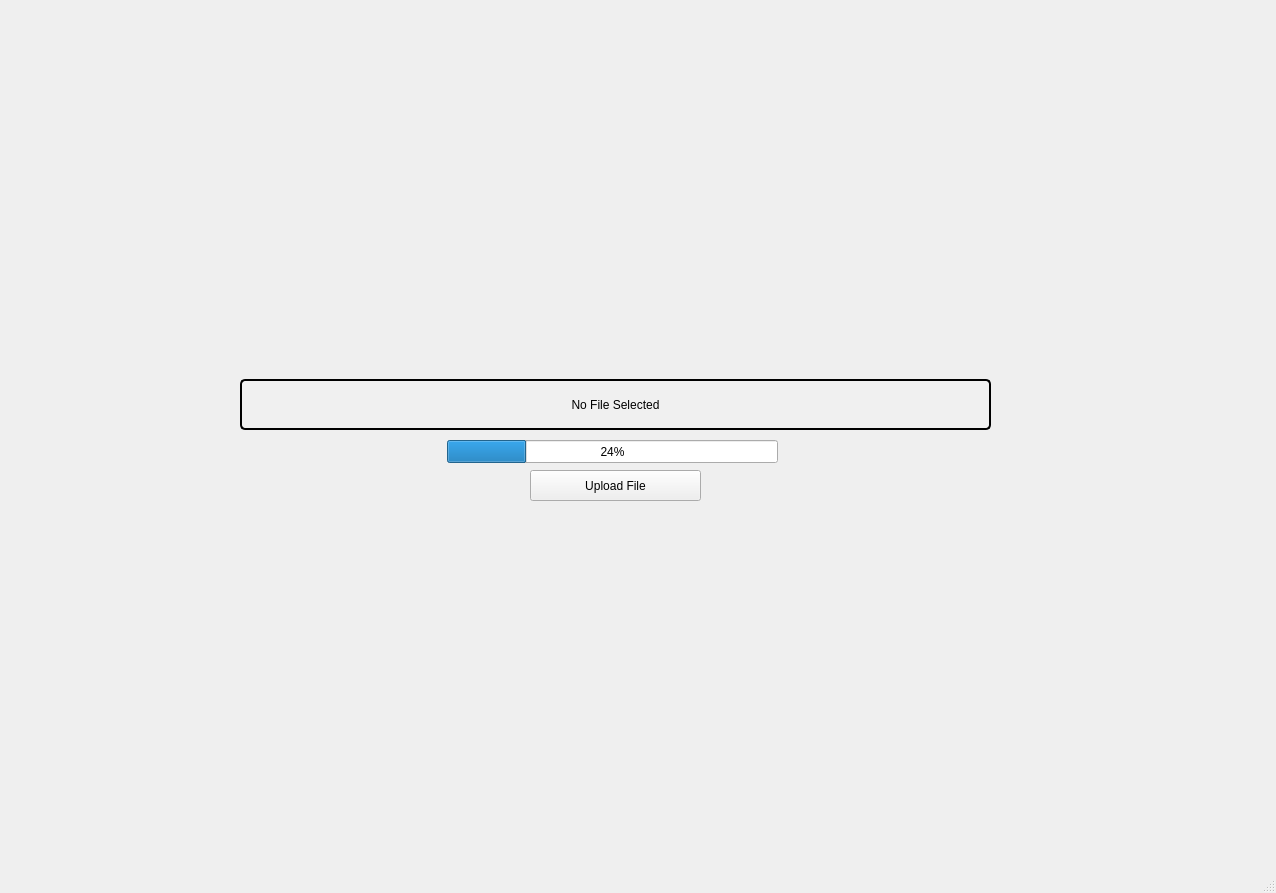
<?xml version="1.0" encoding="UTF-8"?>
<ui version="4.0">
 <class>MainWindow</class>
 <widget class="QMainWindow" name="MainWindow">
  <property name="geometry">
   <rect>
    <x>0</x>
    <y>0</y>
    <width>1276</width>
    <height>893</height>
   </rect>
  </property>
  <property name="windowTitle">
   <string>MainWindow</string>
  </property>
  <property name="autoFillBackground">
   <bool>true</bool>
  </property>
  <property name="styleSheet">
   <string notr="true"/>
  </property>
  <widget class="QWidget" name="centralwidget">
   <property name="styleSheet">
    <string notr="true"/>
   </property>
   <widget class="QLabel" name="label">
    <property name="geometry">
     <rect>
      <x>240</x>
      <y>379</y>
      <width>751</width>
      <height>51</height>
     </rect>
    </property>
    <property name="font">
     <font>
      <weight>50</weight>
      <bold>false</bold>
     </font>
    </property>
    <property name="layoutDirection">
     <enum>Qt::LeftToRight</enum>
    </property>
    <property name="autoFillBackground">
     <bool>false</bool>
    </property>
    <property name="styleSheet">
     <string notr="true">border: 2px solid black; /* Black border, 2 pixels wide */
border-radius: 5px;     /* Rounded corners (optional) */
padding: 5px;           /* Adds space between text and border */
background-color: #f0f0f0; /* Light gray background for visibility */</string>
    </property>
    <property name="text">
     <string>No File Selected</string>
    </property>
    <property name="alignment">
     <set>Qt::AlignCenter</set>
    </property>
   </widget>
   <widget class="QPushButton" name="pushButton">
    <property name="geometry">
     <rect>
      <x>530</x>
      <y>470</y>
      <width>171</width>
      <height>31</height>
     </rect>
    </property>
    <property name="text">
     <string>Upload File</string>
    </property>
   </widget>
   <widget class="QProgressBar" name="progressBar">
    <property name="geometry">
     <rect>
      <x>447</x>
      <y>440</y>
      <width>331</width>
      <height>23</height>
     </rect>
    </property>
    <property name="value">
     <number>24</number>
    </property>
   </widget>
  </widget>
  <widget class="QMenuBar" name="menubar">
   <property name="geometry">
    <rect>
     <x>0</x>
     <y>0</y>
     <width>1276</width>
     <height>26</height>
    </rect>
   </property>
  </widget>
  <widget class="QStatusBar" name="statusbar"/>
 </widget>
 <resources/>
 <connections/>
</ui>
